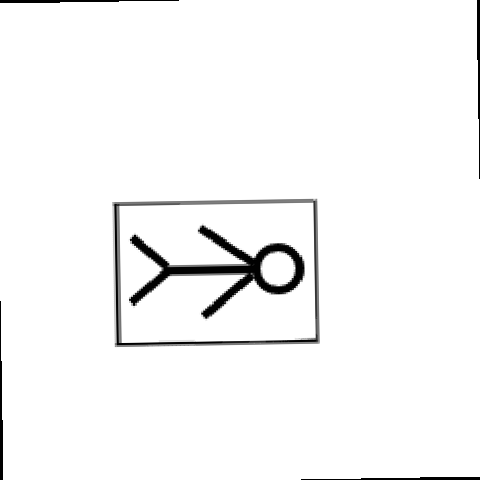
//> input picture Tutorials/pca_tut/sssd.png, 480 x 480 px
$ ./pca_test   (built with g++ and OpenCV 4)
//> lines starting //> are read from the running program, lines starting //| are printed output that depends on the picture; after the words box and inside, x2 and y2 are one past the last pixel; in counts of white or black regions, pixels touching at a corner belong together
#include <iostream>
#include <opencv2/opencv.hpp>

using namespace cv;
using namespace std;

double getOrientation(vector<Point> &pts, Mat &img)
{
    if (pts.size() == 0) return false;

    //Construct a buffer used by the pca analysis
    Mat data_pts = Mat(pts.size(), 2, CV_64FC1);
    for (int i = 0; i < data_pts.rows; ++i)
    {
        data_pts.at<double>(i, 0) = pts[i].x;
        data_pts.at<double>(i, 1) = pts[i].y;
    }


    //Perform PCA analysis
    PCA pca_analysis(data_pts, Mat(), CV_PCA_DATA_AS_ROW);

    //Store the position of the object
    Point pos = Point(pca_analysis.mean.at<double>(0, 0),
                      pca_analysis.mean.at<double>(0, 1));

    //Store the eigenvalues and eigenvectors
    vector<Point2d> eigen_vecs(2);
    vector<double> eigen_val(2);
    for (int i = 0; i < 2; ++i)
    {
        eigen_vecs[i] = Point2d(pca_analysis.eigenvectors.at<double>(i, 0),
                                pca_analysis.eigenvectors.at<double>(i, 1));

        eigen_val[i] = pca_analysis.eigenvalues.at<double>(0, i);
    }

    // Draw the principal components
    circle(img, pos, 3, CV_RGB(255, 0, 255), 2);
    line(img, pos, pos + 0.02 * Point(eigen_vecs[0].x * eigen_val[0], eigen_vecs[0].y * eigen_val[0]) , CV_RGB(255, 255, 0));
    line(img, pos, pos + 0.02 * Point(eigen_vecs[1].x * eigen_val[1], eigen_vecs[1].y * eigen_val[1]) , CV_RGB(0, 255, 255));

    return atan2(eigen_vecs[0].y, eigen_vecs[0].x);
}
int main()
{
    // Read the image
    Mat bw, img = imread("sssd.png"); // "pca_test2.jpg"
//> img is the input picture: 480 rows x 480 cols, CV_8UC3; min 0, max 255, mean 247.2

    // Convert it to greyscale
    cvtColor(img, bw, COLOR_BGR2GRAY);

    // Apply thresholding
    threshold(bw, bw, 150, 255, CV_THRESH_BINARY);
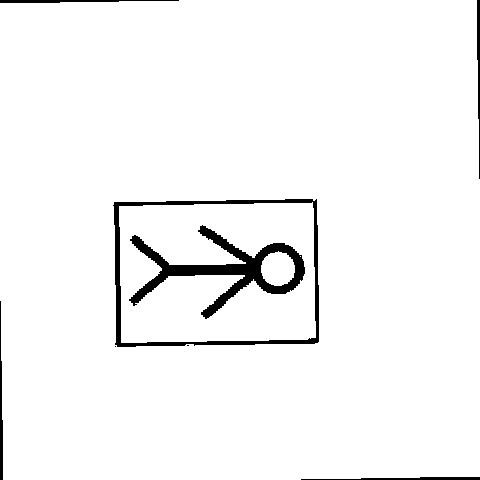
//> bw: 480 rows x 480 cols, CV_8UC1; 96.5% white; 8 black regions (2 under 20 px)

    // Find all objects of interest
    vector<vector<Point> > contours;
    vector<Vec4i> hierarchy;
    findContours(bw, contours, hierarchy, CV_RETR_LIST, CV_CHAIN_APPROX_NONE);
//> contours = 8 contours, 3 with area under 20; largest, box (x1, y1, x2, y2) and area: (0, 0, 480, 480) 228015, (112, 198, 320, 348) 29659, (119, 202, 316, 343) 26318, (128, 224, 306, 320) 5256, (261, 251, 295, 286) 870

    // For each object
    for (size_t i = 0; i < contours.size(); ++i)
    {
        // Calculate its area
        double area = contourArea(contours[i]);

        // Ignore if too small or too large
        if (area < 1e2 || 1e5 < area) continue;

        // Draw the contour
        drawContours(img, contours, i, CV_RGB(255, 0, 0), 2, 8, hierarchy, 0);

        // Get the object orientation
        getOrientation(contours[i], img);
    }
//> this loop made 8 passes
//> (area, pos in getOrientation) on passes 4 to 7: (870, Point(277, 268)), (5255.5, Point(211, 269)), (26318, Point(216, 272)), (29659, Point(215, 272))
//> area on pass 8: 228015
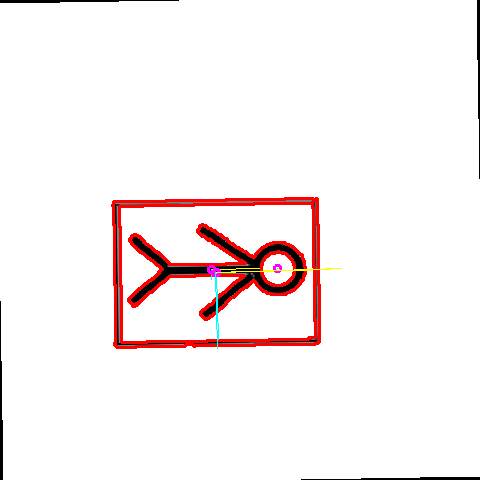
//> img: 480 rows x 480 cols, CV_8UC3; 3.26% of pixels changed, all inside (x1, y1, x2, y2) = (111, 197, 342, 349)

    imshow("Image", img);
    char key;
    while (true)
    {
        key = waitKey(1);
//> the 'q' key is pressed

        if (key == 'q') break;
    }

    return 0;
}

$ run again, with Tutorials/pca_tut/sss.png copied over Tutorials/pca_tut/sssd.png
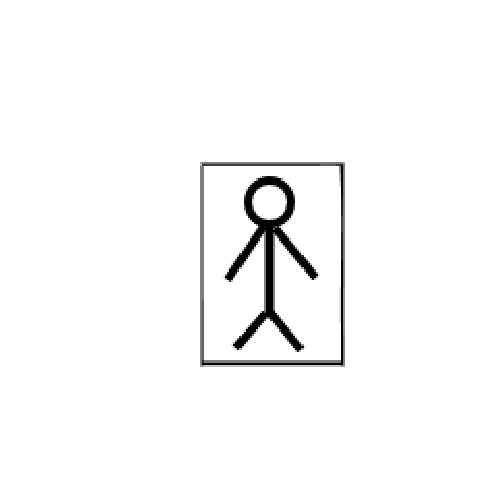
//> input picture Tutorials/pca_tut/sss.png, 480 x 480 px
//> img is the input picture: 480 rows x 480 cols, CV_8UC3; min 1, max 255, mean 248.8
//> `threshold(bw, bw, 150, 255, CV_THRESH_BINARY);`:
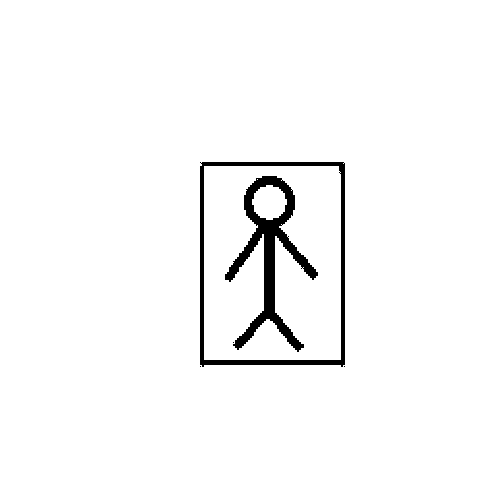
//> bw: 480 rows x 480 cols, CV_8UC1; 97% white; 5 black regions (3 under 20 px)
//> contours = 13 contours, 8 with area under 20; largest, box (x1, y1, x2, y2) and area: (0, 0, 480, 480) 229441, (199, 161, 346, 368) 29783, (204, 166, 341, 360) 26237, (224, 175, 319, 353) 5307, (252, 185, 287, 220) 858
//> the loop `for (size_t i = 0; i < contours.size(); ++i)` made 13 passes
//> (area, pos in getOrientation) on passes 6, 8, 10, 11: (858, Point(269, 201)), (5307, Point(269, 267)), (26237, Point(271, 262)), (29783, Point(272, 263))
//> after the loop `for (size_t i = 0; i < contours.size(); ++i)`:
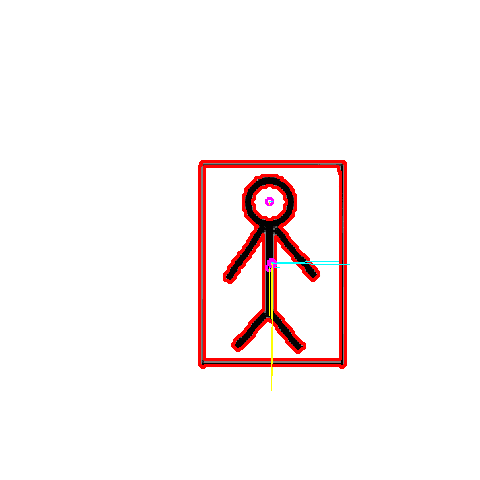
//> img: 480 rows x 480 cols, CV_8UC3; 3.27% of pixels changed, all inside (x1, y1, x2, y2) = (198, 160, 350, 391)
